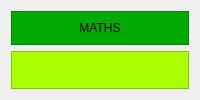
                       <widget class="QWidget" name="page_3">
                        <layout class="QVBoxLayout" name="verticalLayout_29">
                         <item>
                          <widget class="QFrame" name="frame_34">
                           <property name="styleSheet">
                            <string notr="true">background-color: rgb(0, 170, 0);</string>
                           </property>
                           <property name="frameShape">
                            <enum>QFrame::StyledPanel</enum>
                           </property>
                           <property name="frameShadow">
                            <enum>QFrame::Raised</enum>
                           </property>
                           <layout class="QVBoxLayout" name="verticalLayout_28">
                            <item alignment="Qt::AlignTop">
                             <widget class="QLabel" name="label_41">
                              <property name="text">
                               <string>MATHS</string>
                              </property>
                              <property name="alignment">
                               <set>Qt::AlignCenter</set>
                              </property>
                             </widget>
                            </item>
                           </layout>
                          </widget>
                         </item>
                         <item>
                          <widget class="QFrame" name="frame_33">
                           <property name="sizePolicy">
                            <sizepolicy hsizetype="Preferred" vsizetype="Expanding">
                             <horstretch>0</horstretch>
                             <verstretch>0</verstretch>
                            </sizepolicy>
                           </property>
                           <property name="styleSheet">
                            <string notr="true">
background-color: rgb(170, 255, 0);</string>
                           </property>
                           <property name="frameShape">
                            <enum>QFrame::StyledPanel</enum>
                           </property>
                           <property name="frameShadow">
                            <enum>QFrame::Raised</enum>
                           </property>
                           <layout class="QGridLayout" name="gridLayout_4"/>
                          </widget>
                         </item>
                        </layout>
                       </widget>
